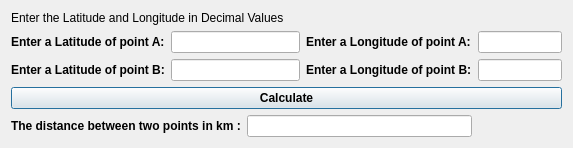
<?xml version="1.0" encoding="UTF-8"?>
<ui version="4.0">
 <class>DistanceCalculatorDialogBase</class>
 <widget class="QDialog" name="DistanceCalculatorDialogBase">
  <property name="geometry">
   <rect>
    <x>0</x>
    <y>0</y>
    <width>573</width>
    <height>140</height>
   </rect>
  </property>
  <property name="windowTitle">
   <string>Distance Calculator</string>
  </property>
  <layout class="QGridLayout" name="gridLayout_2">
   <item row="0" column="0">
    <layout class="QGridLayout" name="gridLayout">
     <item row="0" column="0" colspan="3">
      <widget class="QLabel" name="label_2">
       <property name="text">
        <string>Enter the Latitude and Longitude in Decimal Values</string>
       </property>
      </widget>
     </item>
     <item row="1" column="0">
      <widget class="QLabel" name="label">
       <property name="font">
        <font>
         <weight>75</weight>
         <bold>true</bold>
        </font>
       </property>
       <property name="text">
        <string>Enter a Latitude of point A:</string>
       </property>
      </widget>
     </item>
     <item row="1" column="1" colspan="2">
      <widget class="QLineEdit" name="lineEdit"/>
     </item>
     <item row="1" column="3">
      <widget class="QLabel" name="label1">
       <property name="font">
        <font>
         <weight>75</weight>
         <bold>true</bold>
        </font>
       </property>
       <property name="text">
        <string>Enter a Longitude of point A:</string>
       </property>
      </widget>
     </item>
     <item row="1" column="4">
      <widget class="QLineEdit" name="lineEdit1"/>
     </item>
     <item row="2" column="0">
      <widget class="QLabel" name="label3">
       <property name="font">
        <font>
         <weight>75</weight>
         <bold>true</bold>
        </font>
       </property>
       <property name="text">
        <string>Enter a Latitude of point B:</string>
       </property>
      </widget>
     </item>
     <item row="2" column="1" colspan="2">
      <widget class="QLineEdit" name="lineEdit2"/>
     </item>
     <item row="2" column="3">
      <widget class="QLabel" name="label4">
       <property name="font">
        <font>
         <weight>75</weight>
         <bold>true</bold>
        </font>
       </property>
       <property name="text">
        <string>Enter a Longitude of point B:</string>
       </property>
      </widget>
     </item>
     <item row="2" column="4">
      <widget class="QLineEdit" name="lineEdit3"/>
     </item>
     <item row="4" column="0" colspan="2">
      <widget class="QLabel" name="label5">
       <property name="font">
        <font>
         <weight>75</weight>
         <bold>true</bold>
        </font>
       </property>
       <property name="text">
        <string>The distance between two points in km :</string>
       </property>
      </widget>
     </item>
     <item row="4" column="2" colspan="2">
      <widget class="QLineEdit" name="lineEdit4"/>
     </item>
     <item row="3" column="0" colspan="5">
      <widget class="QPushButton" name="pushButton">
       <property name="font">
        <font>
         <weight>75</weight>
         <bold>true</bold>
        </font>
       </property>
       <property name="text">
        <string>Calculate</string>
       </property>
      </widget>
     </item>
    </layout>
   </item>
  </layout>
  <zorder>pushButton</zorder>
  <zorder>lineEdit4</zorder>
  <zorder>label5</zorder>
  <zorder>label_2</zorder>
 </widget>
 <resources/>
 <connections/>
</ui>
